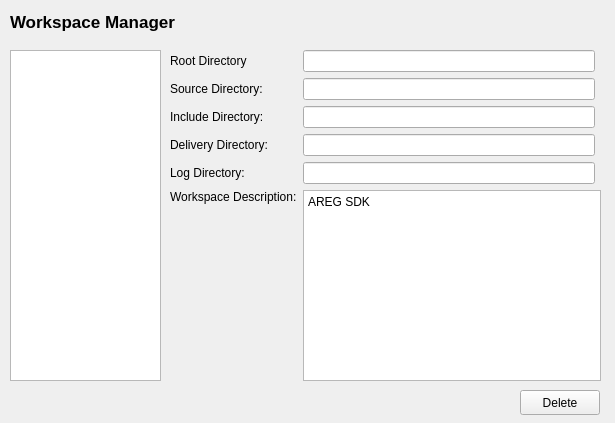
<?xml version="1.0" encoding="UTF-8"?>
<ui version="4.0">
 <class>workspaceManager</class>
 <widget class="QWidget" name="workspaceManager">
  <property name="geometry">
   <rect>
    <x>0</x>
    <y>0</y>
    <width>615</width>
    <height>423</height>
   </rect>
  </property>
  <property name="sizePolicy">
   <sizepolicy hsizetype="Fixed" vsizetype="Fixed">
    <horstretch>0</horstretch>
    <verstretch>0</verstretch>
   </sizepolicy>
  </property>
  <property name="windowTitle">
   <string>Dialog</string>
  </property>
  <widget class="QLabel" name="projectManagerLabel">
   <property name="geometry">
    <rect>
     <x>10</x>
     <y>10</y>
     <width>221</width>
     <height>24</height>
    </rect>
   </property>
   <property name="font">
    <font>
     <pointsize>13</pointsize>
     <bold>true</bold>
    </font>
   </property>
   <property name="text">
    <string>Workspace Manager</string>
   </property>
  </widget>
  <widget class="QWidget" name="layoutWidget">
   <property name="geometry">
    <rect>
     <x>170</x>
     <y>50</y>
     <width>431</width>
     <height>331</height>
    </rect>
   </property>
   <layout class="QGridLayout" name="gridLayout">
    <item row="4" column="2">
     <widget class="QLineEdit" name="logDirEdit">
      <property name="readOnly">
       <bool>true</bool>
      </property>
     </widget>
    </item>
    <item row="2" column="2">
     <widget class="QLineEdit" name="includeDirEdit">
      <property name="readOnly">
       <bool>true</bool>
      </property>
     </widget>
    </item>
    <item row="0" column="2">
     <widget class="QLineEdit" name="rootDirEdit">
      <property name="layoutDirection">
       <enum>Qt::LayoutDirection::LeftToRight</enum>
      </property>
      <property name="alignment">
       <set>Qt::AlignmentFlag::AlignLeading|Qt::AlignmentFlag::AlignLeft|Qt::AlignmentFlag::AlignVCenter</set>
      </property>
      <property name="readOnly">
       <bool>true</bool>
      </property>
     </widget>
    </item>
    <item row="4" column="0" colspan="2">
     <widget class="QLabel" name="logDirLabel">
      <property name="text">
       <string>Log Directory:</string>
      </property>
     </widget>
    </item>
    <item row="2" column="0" colspan="2">
     <widget class="QLabel" name="includeDirLabel">
      <property name="text">
       <string>Include Directory:</string>
      </property>
     </widget>
    </item>
    <item row="5" column="0" colspan="2">
     <widget class="QLabel" name="workspaceDescriptionLabel">
      <property name="text">
       <string>Workspace Description:</string>
      </property>
      <property name="alignment">
       <set>Qt::AlignmentFlag::AlignLeading|Qt::AlignmentFlag::AlignLeft|Qt::AlignmentFlag::AlignTop</set>
      </property>
     </widget>
    </item>
    <item row="5" column="2" colspan="2">
     <widget class="QPlainTextEdit" name="workspaceEdit">
      <property name="plainText">
       <string>AREG SDK</string>
      </property>
     </widget>
    </item>
    <item row="0" column="0" colspan="2">
     <widget class="QLabel" name="rootDirLabel">
      <property name="text">
       <string>Root Directory</string>
      </property>
     </widget>
    </item>
    <item row="3" column="0" colspan="2">
     <widget class="QLabel" name="deliveryDirLabel">
      <property name="text">
       <string>Delivery Directory:</string>
      </property>
     </widget>
    </item>
    <item row="1" column="2">
     <widget class="QLineEdit" name="sourceDirEdit">
      <property name="layoutDirection">
       <enum>Qt::LayoutDirection::LeftToRight</enum>
      </property>
      <property name="readOnly">
       <bool>true</bool>
      </property>
     </widget>
    </item>
    <item row="3" column="2">
     <widget class="QLineEdit" name="deliveryDirEdit">
      <property name="readOnly">
       <bool>true</bool>
      </property>
     </widget>
    </item>
    <item row="1" column="0" colspan="2">
     <widget class="QLabel" name="sourceDirLabel">
      <property name="text">
       <string>Source Directory:</string>
      </property>
     </widget>
    </item>
   </layout>
  </widget>
  <widget class="QListWidget" name="listOfWorkspaces">
   <property name="geometry">
    <rect>
     <x>10</x>
     <y>50</y>
     <width>151</width>
     <height>331</height>
    </rect>
   </property>
  </widget>
  <widget class="QPushButton" name="deleteButton">
   <property name="geometry">
    <rect>
     <x>520</x>
     <y>390</y>
     <width>80</width>
     <height>25</height>
    </rect>
   </property>
   <property name="text">
    <string>Delete</string>
   </property>
  </widget>
 </widget>
 <tabstops>
  <tabstop>rootDirEdit</tabstop>
  <tabstop>sourceDirEdit</tabstop>
  <tabstop>includeDirEdit</tabstop>
  <tabstop>deliveryDirEdit</tabstop>
  <tabstop>logDirEdit</tabstop>
  <tabstop>workspaceEdit</tabstop>
 </tabstops>
 <resources/>
 <connections/>
</ui>
